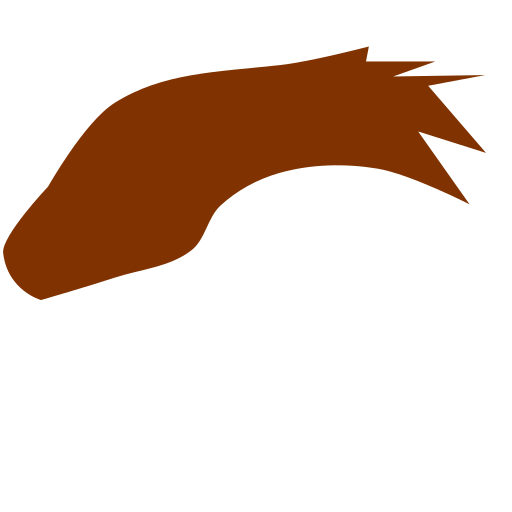
#> input picture svg-composite/hair1.png, 512 x 512 px
$ python composite.py   (Python 2 division)
#> lines starting #> are read from the running program, lines starting #| are printed output that depends on the picture
#!/usr/bin/env python

from PIL import Image

hair1 = Image.open("hair1.png")
#> hair1 is the input picture: PIL image 512x512 RGBA; mean R, G, B, A 28.5, 11.3, 0, 55.8
hair2 = Image.open("hair2.png")
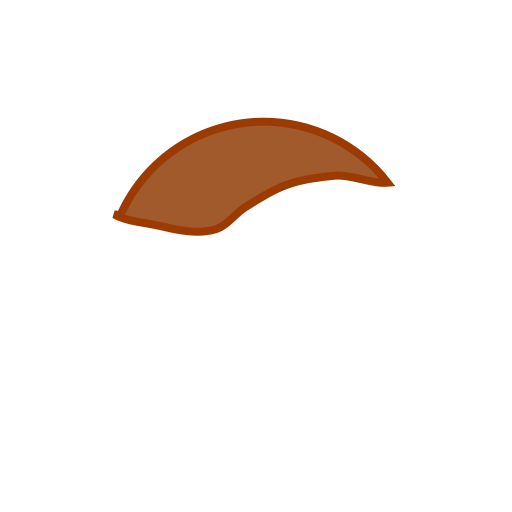
#> input picture svg-composite/hair2.png, 512 x 512 px
#> hair2 is the input picture: PIL image 512x512 RGBA; mean R, G, B, A 11.3, 5.8, 2.2, 17.7

i = 0
for hair in [hair1, hair2]:
    i += 1
    bg = Image.open("face.png")
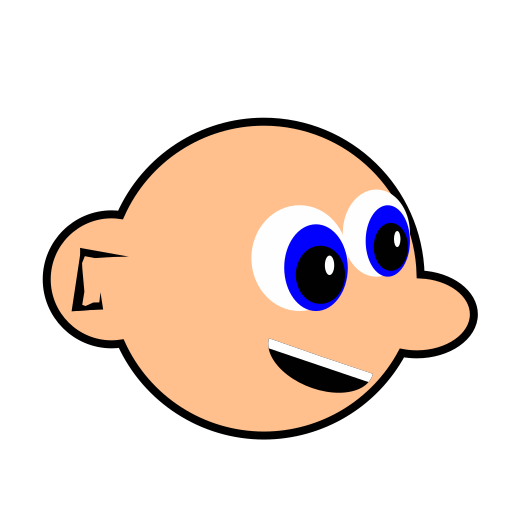
#> input picture svg-composite/face.png, 512 x 512 px
#> bg is the input picture: PIL image 512x512 RGBA; mean R, G, B, A 72, 55.9, 46.4, 89.2
    bg.paste(hair, (0, 0), hair)
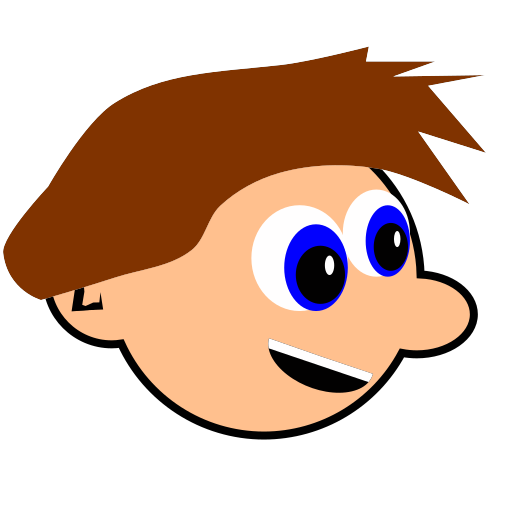
#> bg: PIL image 512x512 RGBA; mean R, G, B, A 82.1, 53.6, 36.4, 123.2; transparent parts drawn white
    bg.save("comp{}.png".format(i))

print "Done"
